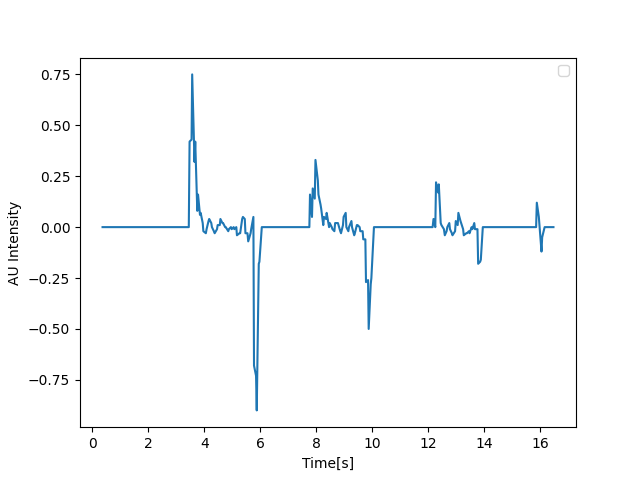

Reproduce this figure in Python.
import pandas as pd
import matplotlib.pyplot as plt

df = pd.read_csv('./day1/2-2.csv')
df.columns = df.columns.str.strip()

df["AU12_diff"] = df["AU12_r"].diff()

plt.plot(df['timestamp'], df['AU12_diff'])
plt.legend()
plt.xlabel('Time[s]')
plt.ylabel('AU Intensity')
plt.show()
